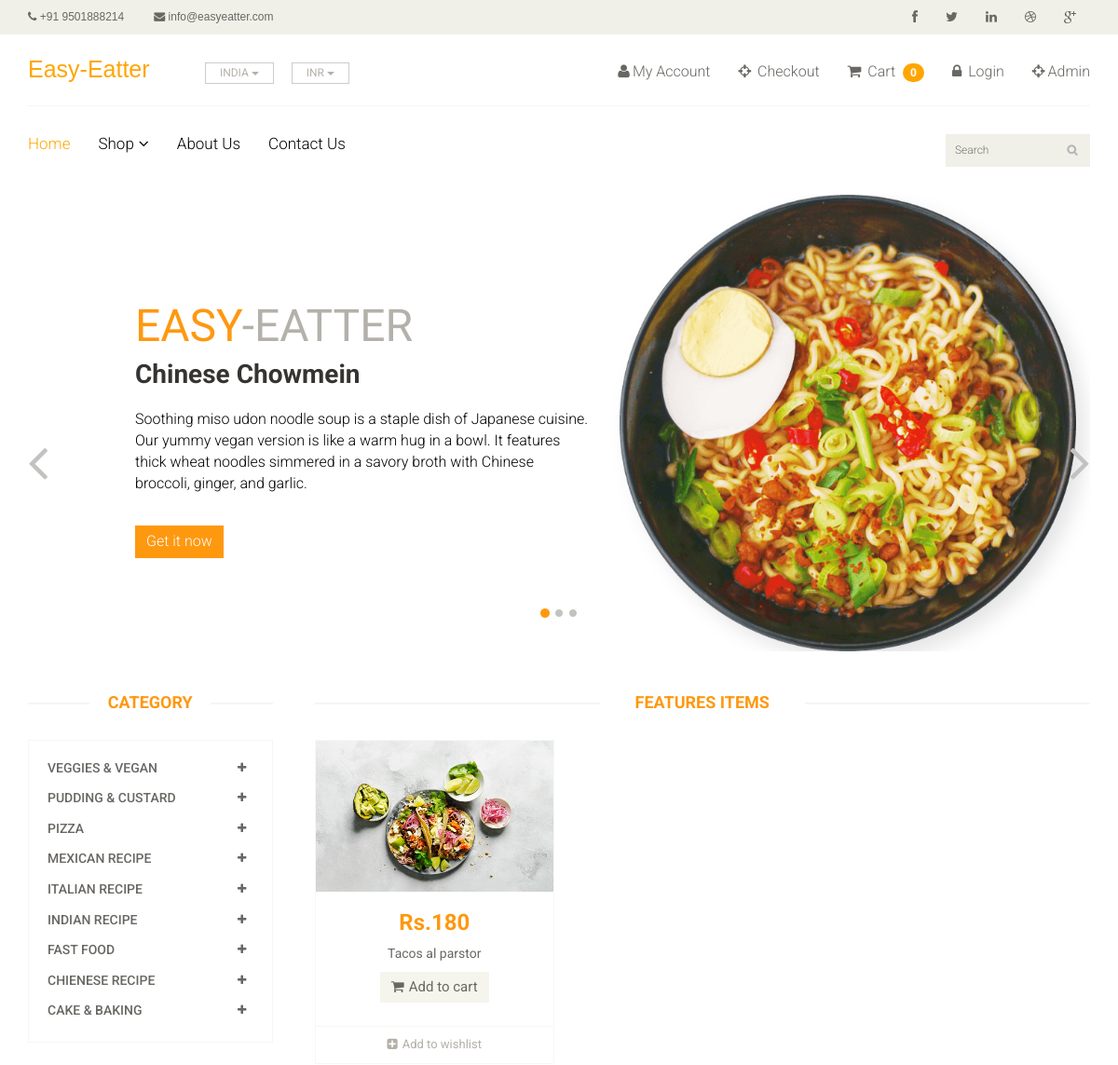
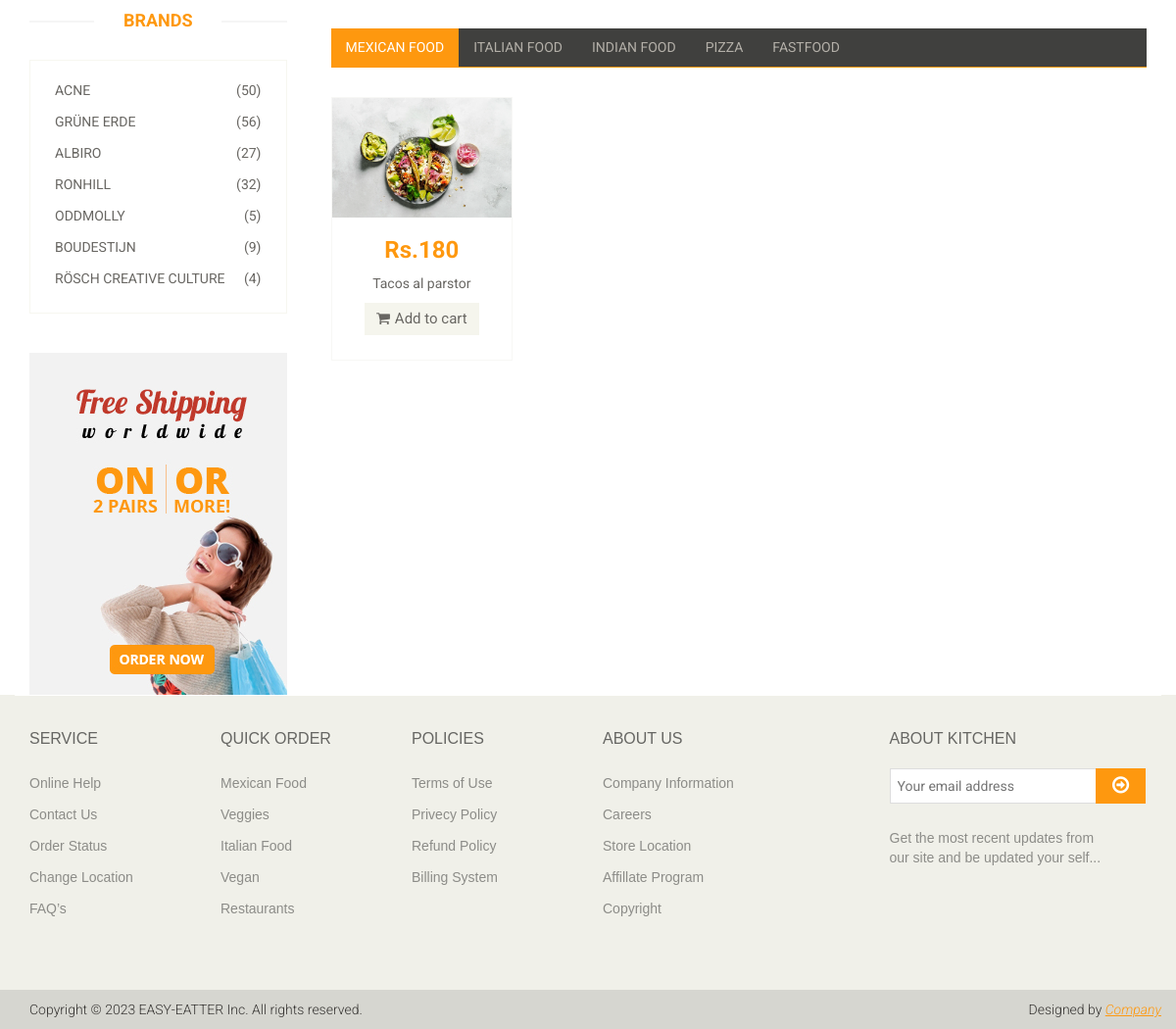
Screenshot of /?category=29 with the database file from the repository (2 pictures, top to bottom).
### app/models.py (models this page shows, shortened)
class  Category(models.Model):
    name = models.CharField(max_length=150)
    class Meta:
        ordering=('-name',)

class Products(models.Model):
    Availability = (('Item is available','Item is available'),('Item is not available','Item is not available'))
    category = models.ForeignKey(Category,on_delete=models.CASCADE,null=True,blank=True)
    sub_category = models.ForeignKey(Sub_Category,on_delete=models.CASCADE,null=True,blank=True)
    name = models.CharField(max_length=100)
    image = models.ImageField(upload_to='cloud/pimg')
    price = models.IntegerField()
    Availability = models.CharField(choices=Availability,null=True,max_length=100)
    date = models.DateField(auto_now_add=True)
    detail_description = models.TextField(blank=True, null=True, verbose_name="Detail Description")

### ck1/views.py (the view)
# urls.py: path('',views.Index,name='index'),
def Index(request):
    category = Category.objects.all()
    products = Products.objects.all()
    categoryID = request.GET.get('category')
    if categoryID:
        products = Products.objects.filter(sub_category = categoryID).order_by('-id')
    else:
        products = Products.objects.all()
    context = {
        'category' : category,
        'products' : products,
    }
    return render(request,'index.html',context)

### templates/index.html (shortened to what this page needs)
{% extends 'master.html' %}
{% block body %}
<section id="slider">
    <div class="container">
        <div class="row">
            <div class="col-sm-12">
                <div id="slider-carousel" class="carousel slide" data-ride="carousel">
                    <ol class="carousel-indicators">
                        <li data-target="#slider-carousel" data-slide-to="0" class="active"></li>
                        <li data-target="#slider-carousel" data-slide-to="1"></li>
                        <li data-target="#slider-carousel" data-slide-to="2"></li>
                    </ol>
                    <div class="carousel-inner">
                        <div class="item active">
                            <div class="col-sm-6">
                                <h1><span>EASY</span>-EATTER</h1>
                                <h2>Chinese Chowmein</h2>
                                <p style="color: black;">Soothing miso udon noodle soup is a staple dish of Japanese cuisine. Our yummy vegan version is like a warm hug in a bowl. It features thick wheat noodles simmered in a savory broth with Chinese broccoli, ginger, and garlic. </p>
                                <a href="/product/27"><button type="button" class="btn btn-default get">Get it now</button></a>
                            </div>
                            <div class="col-sm-6">
                                <img src="/static/images/home/hero-header.png" class="girl img-responsive" alt="" style="filter: drop-shadow(10px 10px 10px rgba(0,0,0,0.1));"/>
                            </div>
                        </div>
                    </div>
                    <a href="#slider-carousel" class="left control-carousel hidden-xs" data-slide="prev">
                        <i class="fa fa-angle-left"></i>
                    </a>
                    <a href="#slider-carousel" class="right control-carousel hidden-xs" data-slide="next">
                        <i class="fa fa-angle-right"></i>
                    </a>
                </div>
            </div>
        </div>
    </div>
</section>
<section>
    <div class="container">
        <div class="row">
            <div class="col-sm-3">
                <div class="left-sidebar">
                    <h2>Category</h2>
                    <div class="panel-group category-products" id="accordian">
                        {% for cat in category %}
                        <div class="panel panel-default">
                            <div class="panel-heading">
                                <h4 class="panel-title">
                                    <a data-toggle="collapse" data-parent="#accordian" href="#{{cat.id}}">
                                        <span class="badge pull-right"><i class="fa fa-plus"></i></span>
                                        {{cat.name}}
                                    </a>
                                </h4>
                            </div>
                        </div>
                        {% endfor %}
                    </div>
                    <div class="brands_products">
                        <h2>Brands</h2>
                        <div class="brands-name">
                            <ul class="nav nav-pills nav-stacked">
                                <li><a href="#"> <span class="pull-right">(50)</span>Acne</a></li>
                                <li><a href="#"> <span class="pull-right">(56)</span>Grüne Erde</a></li>
                                <li><a href="#"> <span class="pull-right">(27)</span>Albiro</a></li>
                                <li><a href="#"> <span class="pull-right">(32)</span>Ronhill</a></li>
                                <li><a href="#"> <span class="pull-right">(5)</span>Oddmolly</a></li>
                                <li><a href="#"> <span class="pull-right">(9)</span>Boudestijn</a></li>
                                <li><a href="#"> <span class="pull-right">(4)</span>Rösch creative culture</a></li>
                            </ul>
                        </div>
                    </div>
                    <div class="shipping text-center">
                        <img src="images/home/shipping.jpg" alt="" />
                    </div>
                </div>
            </div>
            <div class="col-sm-9 padding-right">
                <div class="features_items">
                    <h2 class="title text-center">Features Items</h2>
                    {% for prod in products %}
                    <div class="col-sm-4">
                        <div class="product-image-wrapper">
                            <div class="single-products">
                                    <div class="productinfo text-center">
                                        <img src="{{prod.image}}" alt="" height="162px" width="50%"/>
                                        <h2>Rs.{{prod.price}}</h2>
                                        <p>{{prod.name}}</p>
                                        <a href="{% url 'cart_add' prod.id %}" class="btn btn-default add-to-cart"><i class="fa fa-shopping-cart"></i>Add to cart</a>
                                    </div>
                                    <div class="product-overlay">
                                        <div class="overlay-content">
                                        </div>
                                    </div>
                            </div>
                            <div class="choose">
                                <ul class="nav nav-pills nav-justified">
                                    <li><a href="#"><i class="fa fa-plus-square"></i>Add to wishlist</a></li>
                                </ul>
                            </div>
                        </div>
                    </div>
                    {% endfor %}
                </div>
                <div class="category-tab">
                    <div class="col-sm-12">
                        <ul class="nav nav-tabs">
                            <li class="active"><a href="#tshirt" data-toggle="tab">Mexican food</a></li>
                            <li><a href="#blazers" data-toggle="tab">italian food</a></li>
                            <li><a href="#sunglass" data-toggle="tab">indian food</a></li>
                            <li><a href="#kids" data-toggle="tab">Pizza</a></li>
                            <li><a href="#poloshirt" data-toggle="tab">fastfood</a></li>
                        </ul>
                    </div>
                    <div class="tab-content">
                        {% for prod in products %}
                        <div class="tab-pane fade active in" id="tshirt" >
                            <div class="col-sm-3">
                                <div class="product-image-wrapper">
                                    <div class="single-products">
                                        <div class="productinfo text-center">
                                            <img src="{{prod.image}}" alt="" />
                                            <h2>Rs.{{prod.price}}</h2>
                                            <p>{{prod.name}}</p>
                                            <a href="{% url 'cart_add' prod.id %}" class="btn btn-default add-to-cart"><i class="fa fa-shopping-cart"></i>Add to cart</a>
                                        </div>
                                    </div>
                                </div>
                            </div>
                            {% endfor %}
                        </div>
                    </div>
                </div>
            </div>
        </div>
    </div>
</section>
{% endblock %}

### templates/master.html (style rules this page uses)
.badge { background-color: orange; color: white; padding: 4px 8px; text-align: center; border-radius: 19px; }

### rows the page displays
Category: name "VEGGIES & VEGAN"
Category: name "PUDDING & CUSTARD"
Category: name "PIZZA"
Category: name "MEXICAN RECIPE"
Category: name "ITALIAN RECIPE"
Category: name "INDIAN RECIPE"
Category: name "FAST FOOD"
Category: name "CHIENESE RECIPE"
Category: name "CAKE & BAKING"
Products: image (picture), price "180", name "Tacos al parstor"

### other values shown
{{ request.session.cart|length }} "0"
